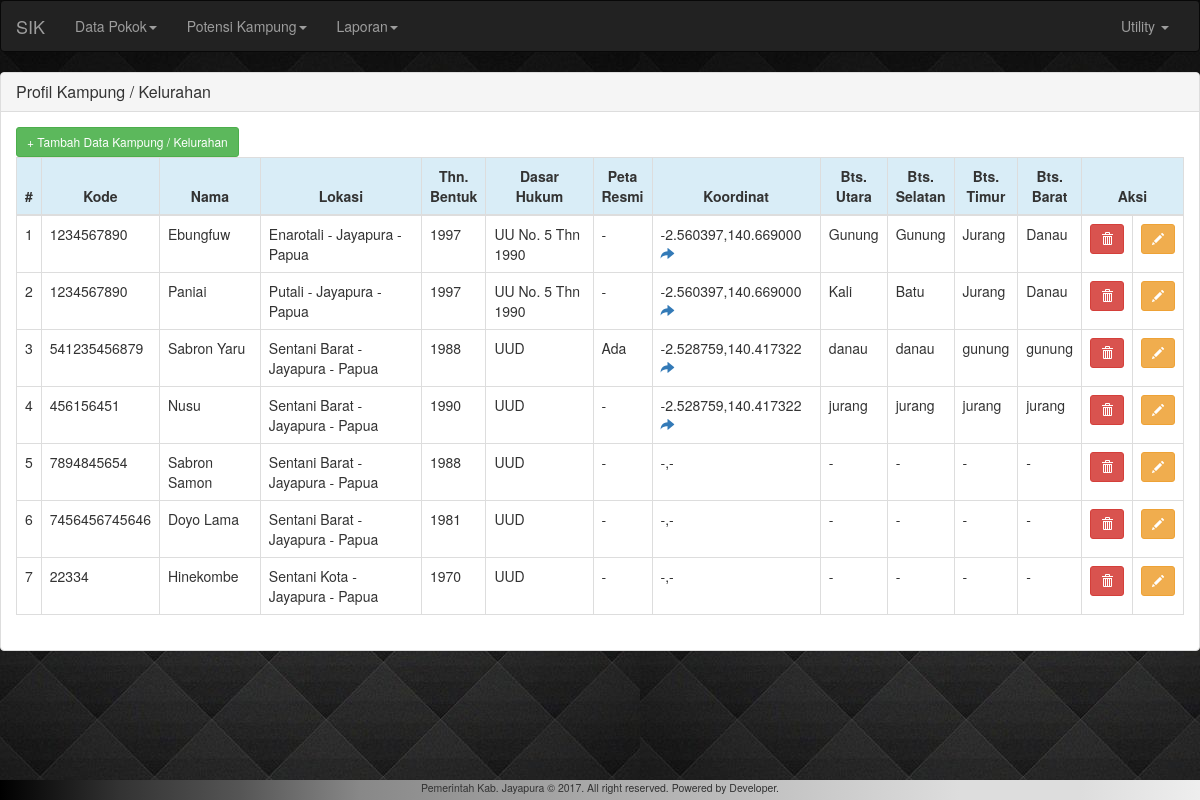
Page /?ref=profil-kampung-list on the earlier database version.
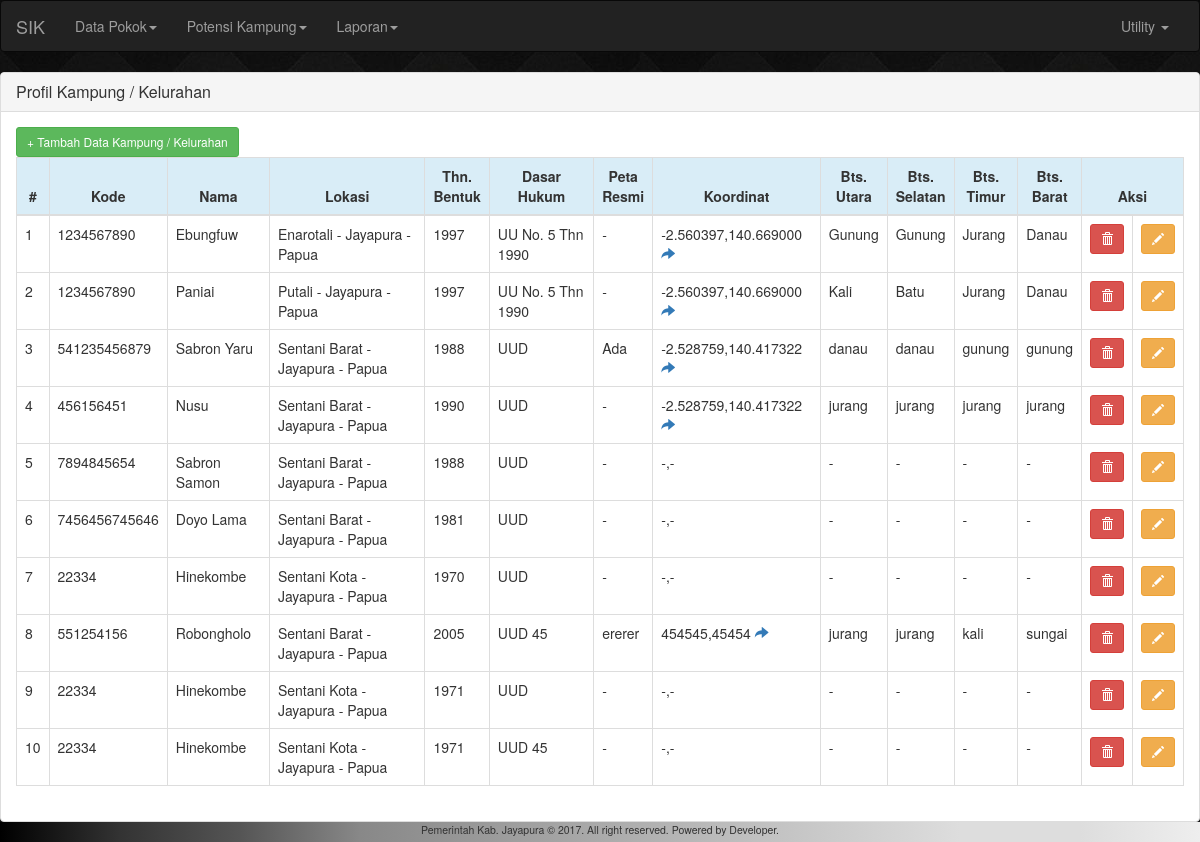
Same page on the later database version.
### tables this page shows
CREATE TABLE `pokok_desa` (
  `id` int(11) NOT NULL AUTO_INCREMENT,
  `kode_desa_pum` varchar(100) NOT NULL,
  `desa_kelurahan` varchar(100) NOT NULL,
  `kecamatan` varchar(100) NOT NULL,
  `kabupaten_kota` varchar(100) NOT NULL,
  `provinsi` varchar(100) NOT NULL,
  `tahun_bentuk` varchar(100) DEFAULT NULL,
  `dasar_hukum` varchar(100) DEFAULT NULL,
  `peta_resmi_wilayah` varchar(1000) DEFAULT NULL,
  `lat` varchar(100) DEFAULT NULL,
  `lon` varchar(100) DEFAULT NULL,
  `utara` varchar(100) DEFAULT NULL,
  `selatan` varchar(100) DEFAULT NULL,
  `timur` varchar(100) DEFAULT NULL,
  `barat` varchar(100) DEFAULT NULL,
  PRIMARY KEY (`id`)
);

### pages/view/profil-kampung-list.php (the view)
<div class="panel panel-default">
  <div class="panel-heading">
    <h3 class="panel-title">Profil Kampung / Kelurahan</h3>
  </div>
  <div class="panel-body">
  	<a href="?ref=profil-kampung-entry" class="btn btn-success btn-sm">+ Tambah Data Kampung / Kelurahan</a>
  	<div class="table-responsive">
  	<table class="table table-bordered">
  		<thead>
  			<tr class="info">
  				<th>#</th>
  				<th>Kode</th>
  				<th>Nama</th>
  				<th>Lokasi</th>
  				<th>Thn.<br/>Bentuk</th>
  				<th>Dasar<br/>Hukum</th>
  				<th>Peta<br/>Resmi</th>
  				<th>Koordinat</th>
  				<th>Bts.<br/>Utara</th>
  				<th>Bts.<br/>Selatan</th>
  				<th>Bts.<br/>Timur</th>
  				<th>Bts.<br/>Barat</th>
  				<th colspan="2">Aksi</th>
  			</tr>
  		</thead>
  		<tbody>
  			<?php
  			$i=1;
			$sql="
			SELECT
				id, kode_desa_pum, desa_kelurahan, kecamatan, kabupaten_kota, provinsi, tahun_bentuk, dasar_hukum, peta_resmi_wilayah, lat, lon, utara, selatan, timur, barat
			FROM
				pokok_desa;";
			$stmt=$conn->prepare($sql);
			if ($stmt->execute()) {
				$result = $stmt->get_result();
				while ($row = $result->fetch_row()){
          $share="";
          if(strlen(trim($row[9]))>5) $share="<a href=\"pages/view/peta.php\" target=\"_blank\"><span class=\"glyphicon glyphicon-share-alt\"></span></a>";
					echo "
					<tr>
		  				<td>$i</td>
		  				<td>$row[1]</td>
		  				<td>$row[2]</td>
		  				<td>$row[3] - $row[4] - $row[5]</td>
		  				<td>$row[6]</td>
		  				<td>$row[7]</td>
		  				<td>$row[8]</td>
		  				<td>$row[9],$row[10] $share</td>
		  				<td>$row[11]</td>
		  				<td>$row[12]</td>
		  				<td>$row[13]</td>
		  				<td>$row[14]</td>
		  				<td><a href=\"#\" class=\"btn btn-sm btn-danger\"><span class=\"glyphicon glyphicon-trash\"></span></a></td>
		  				<td><a href=\"?ref=profil-kampung-edit&id=$row[0]&kode_desa_pum=$row[1]&desa_kelurahan=$row[2]&kecamatan=$row[3]&kabupaten_kota=$row[4]&provinsi=$row[5]&tahun_bentuk=$row[6]&dasar_hukum=$row[7]&peta_resmi_wilayah=$row[8]&lat=$row[9]&lon=$row[10]&utara=$row[11]&selatan=$row[12]&timur=$row[13]&barat=$row[14]\" class=\"btn btn-sm btn-warning\"><span class=\"glyphicon glyphicon-pencil\"></span></a></td>
		  			</tr>
					";
					$i++;
				}
			}
  			?>
  		</tbody>
  	</table>
  	</div>
  </div>
</div>

### index.php (shortened to what this page needs)
<?php require_once('pages/inc.php');
?>
<!DOCTYPE html>
<html>
<head>
	<link rel="stylesheet" href="https://maxcdn.bootstrapcdn.com/bootstrap/3.3.7/css/bootstrap.min.css">
  <link rel="stylesheet" href="//code.jquery.com/ui/1.12.1/themes/base/jquery-ui.css">
</head>
<body>
<nav class="navbar navbar-inverse">
  <div class="container-fluid">
    <div class="navbar-header">
      <a class="navbar-brand" href="#">SIK</a>
    </div>
    <div class="collapse navbar-collapse" id="bs-example-navbar-collapse-1">
      <ul class="nav navbar-nav">
        <li class="dropdown">
          <a href="#" class="dropdown-toggle" data-toggle="dropdown" role="button" aria-haspopup="true" aria-expanded="false">Data Pokok<span class="caret"></span></a>
        </li>
        <li class="dropdown">
          <a href="#" class="dropdown-toggle" data-toggle="dropdown" role="button" aria-haspopup="true" aria-expanded="false">Potensi Kampung<span class="caret"></span></a>
        </li>
        <li class="dropdown">
          <a href="#" class="dropdown-toggle" data-toggle="dropdown" role="button" aria-haspopup="true" aria-expanded="false">Laporan<span class="caret"></span></a>
        </li>
      </ul>
      <ul class="nav navbar-nav navbar-right">
        <li class="dropdown">
          <a href="#" class="dropdown-toggle" data-toggle="dropdown" role="button" aria-haspopup="true" aria-expanded="false">Utility <span class="caret"></span></a>
        </li>
      </ul>
    </div>
  </div>
</nav>
<div class="wrapper">
	<div class="konten">
		<?php require_once('pages/view/konten.php'); ?>
	</div>
</div>
<?php break_point();?>
</body>
</html>

### pages/view/konten.php (shortened to what this page needs)
<?php
if (isset($_GET['ref'])) {
	$ref=$_GET['ref'];
	switch ($ref) {
		case 'profil-kampung-list':
			require_once('pages/view/profil-kampung-list.php');
			break;
	}
}
?>

### pages/inc.php (shortened to what this page needs)
<?php
function break_point(){
	echo "<div id=\"break-point\">Pemerintah Kab. Jayapura &copy; 2017. All right reserved. Powered by <a href=\"http://arecastudio.github.io/\" target=\"_blank\">Developer</a>.</div>";
}
?>

### index.php (style rules this page uses)
.panel { min-height: 450px; }
th { text-align: center; font-weight: bold; }
body { background-image: url('assets/img/wallpaper.jpg'); margin-bottom:20px; }
#break-point { position: fixed; height: 20px; background: linear-gradient(to right,#000,#333,#555,#888,#999,#aaa,#bbb,#ccc,#ddd, #ddd, #eee); bottom: 0px; left: 0px; right: 0px; margin-bottom: 0px; text-align: center; font-size: 75%; z-index:10001; }
#break-point a { color: #333; }

Differences in the rows shown:
added pokok_desa: kode_desa_pum "551254156", desa_kelurahan "Robongholo", kecamatan "Sentani Barat", kabupaten_kota "Jayapura", provinsi "Papua", tahun_bentuk "2005", dasar_hukum "UUD 45", peta_resmi_wilayah "ererer", lat "454545", lon "45454", utara "jurang", selatan "jurang", timur "kali", barat "sungai"
added pokok_desa: kode_desa_pum "22334", desa_kelurahan "Hinekombe", kecamatan "Sentani Kota", kabupaten_kota "Jayapura", provinsi "Papua", tahun_bentuk "1971", dasar_hukum "UUD", peta_resmi_wilayah "-", lat "-", lon "-", utara "-", selatan "-", timur "-", barat "-"
added pokok_desa: kode_desa_pum "22334", desa_kelurahan "Hinekombe", kecamatan "Sentani Kota", kabupaten_kota "Jayapura", provinsi "Papua", tahun_bentuk "1971", dasar_hukum "UUD 45", peta_resmi_wilayah "-", lat "-", lon "-", utara "-", selatan "-", timur "-", barat "-"
